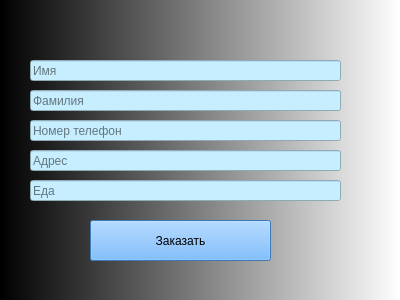
<?xml version="1.0" encoding="UTF-8"?>
<ui version="4.0">
 <class>Form</class>
 <widget class="QWidget" name="Form">
  <property name="geometry">
   <rect>
    <x>0</x>
    <y>0</y>
    <width>400</width>
    <height>300</height>
   </rect>
  </property>
  <property name="windowTitle">
   <string>Form</string>
  </property>
  <property name="styleSheet">
   <string notr="true">background-color: qlineargradient(spread:pad, x1:0, y1:0, x2:1, y2:0, stop:0 rgba(0, 0, 0, 255), stop:1 rgba(255, 255, 255, 255));</string>
  </property>
  <widget class="QLineEdit" name="name">
   <property name="geometry">
    <rect>
     <x>30</x>
     <y>60</y>
     <width>311</width>
     <height>21</height>
    </rect>
   </property>
   <property name="styleSheet">
    <string notr="true">background-color:rgb(198, 238, 255);
color:black;
font: 75 10pt &quot;Myanmar Text&quot;;</string>
   </property>
   <property name="placeholderText">
    <string>Имя</string>
   </property>
  </widget>
  <widget class="QLineEdit" name="number">
   <property name="geometry">
    <rect>
     <x>30</x>
     <y>120</y>
     <width>311</width>
     <height>21</height>
    </rect>
   </property>
   <property name="styleSheet">
    <string notr="true">background-color:rgb(198, 238, 255);</string>
   </property>
   <property name="placeholderText">
    <string>Номер телефон</string>
   </property>
  </widget>
  <widget class="QLineEdit" name="surname">
   <property name="geometry">
    <rect>
     <x>30</x>
     <y>90</y>
     <width>311</width>
     <height>21</height>
    </rect>
   </property>
   <property name="styleSheet">
    <string notr="true">background-color:rgb(198, 238, 255);</string>
   </property>
   <property name="placeholderText">
    <string>Фамилия</string>
   </property>
  </widget>
  <widget class="QLineEdit" name="address">
   <property name="geometry">
    <rect>
     <x>30</x>
     <y>150</y>
     <width>311</width>
     <height>21</height>
    </rect>
   </property>
   <property name="styleSheet">
    <string notr="true">background-color:rgb(198, 238, 255);</string>
   </property>
   <property name="placeholderText">
    <string>Адрес</string>
   </property>
  </widget>
  <widget class="QPushButton" name="send">
   <property name="geometry">
    <rect>
     <x>90</x>
     <y>220</y>
     <width>181</width>
     <height>41</height>
    </rect>
   </property>
   <property name="styleSheet">
    <string notr="true">font: 75 14pt &quot;MS Shell Dlg 2&quot;;
background-color:rgb(85, 170, 255)</string>
   </property>
   <property name="text">
    <string>Заказать</string>
   </property>
  </widget>
  <widget class="QLineEdit" name="food">
   <property name="geometry">
    <rect>
     <x>30</x>
     <y>180</y>
     <width>311</width>
     <height>21</height>
    </rect>
   </property>
   <property name="styleSheet">
    <string notr="true">background-color:rgb(198, 238, 255);</string>
   </property>
   <property name="placeholderText">
    <string>Еда</string>
   </property>
  </widget>
 </widget>
 <resources/>
 <connections/>
</ui>
